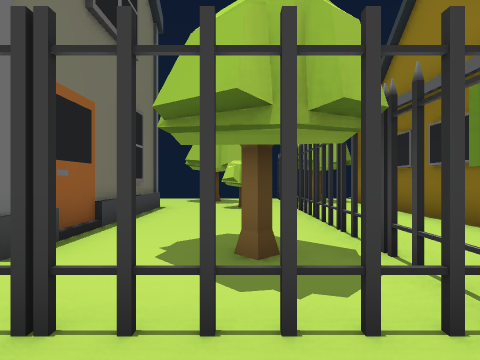
[1] (above)

24 first-person views from a walk through a Unity game level. The camera is 1.5 m above the floor, looks level and sees 80° across. The floor is counted in squares, 2 m on a side. Each view is taken from the middle of a square. On the plan, view 1 faces up. The plan holds only what a view shows up to about 10 squares ahead; the rest is blank. The place goes on beyond the plan. The player is left out.

[2]
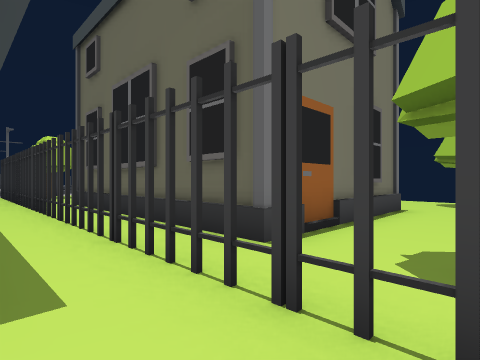

[3]
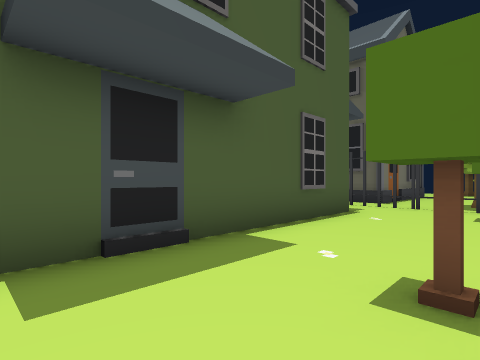

[4]
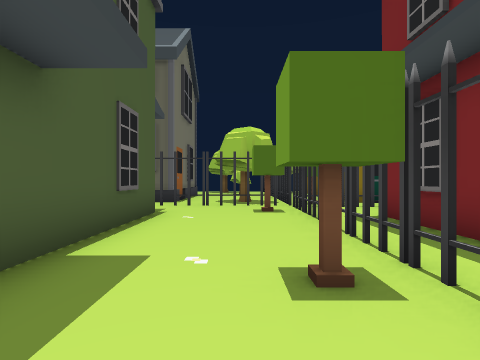

[5]
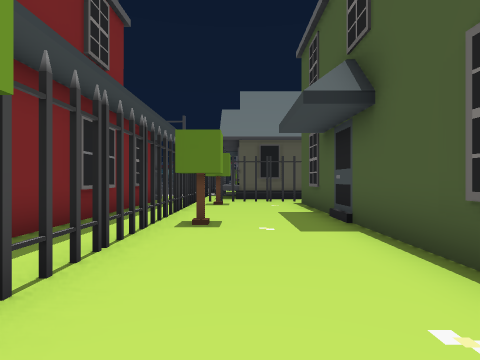

[6]
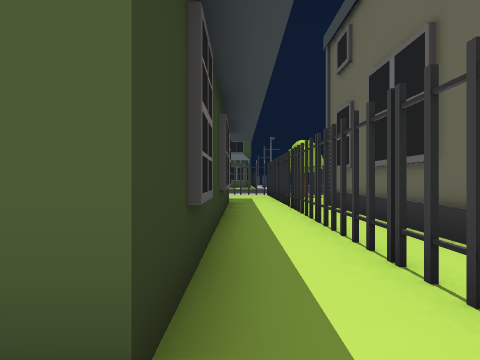

[7]
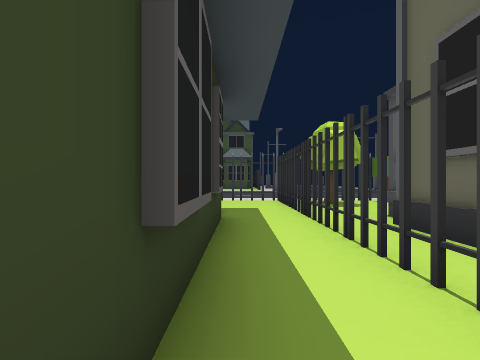

[8]
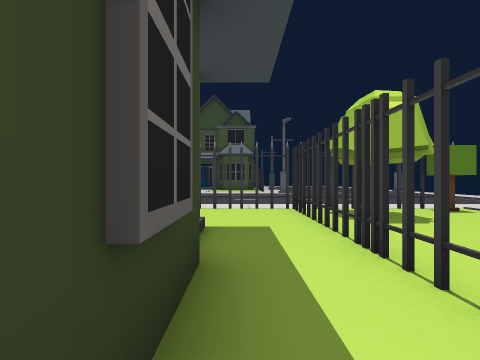

[9]
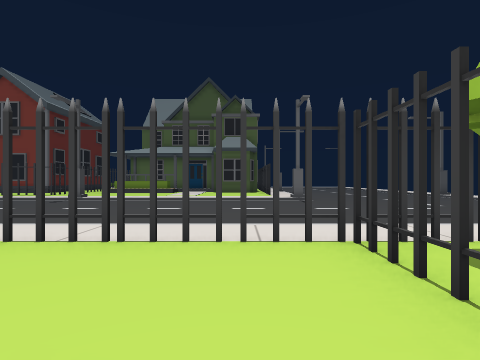

[10]
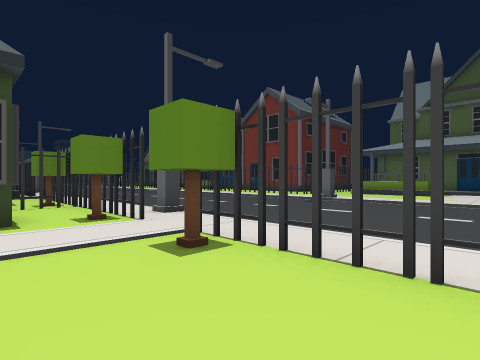

[11]
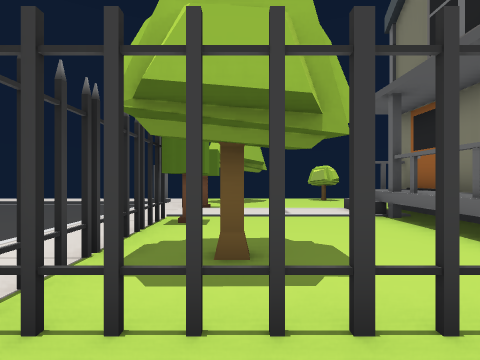

[12]
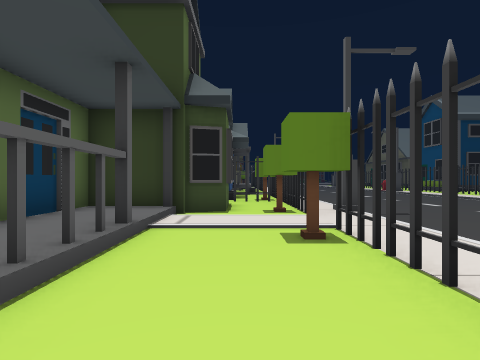

[13]
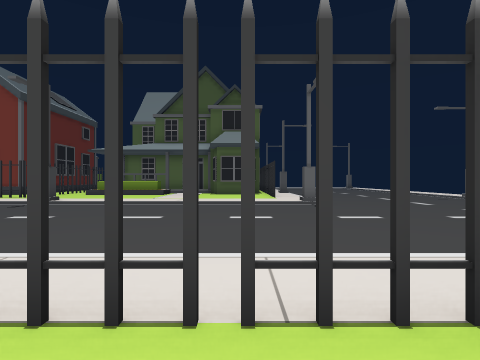

[14]
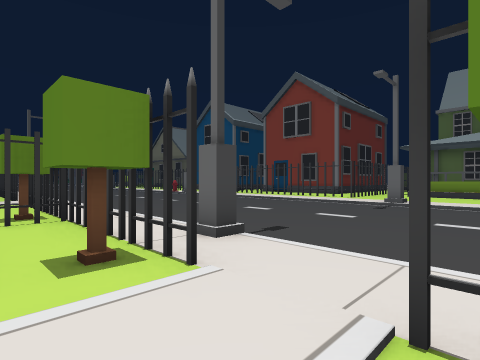

[15]
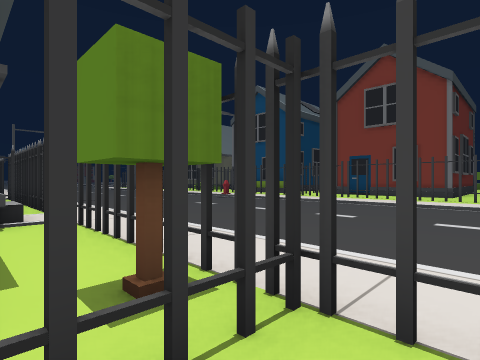

[16]
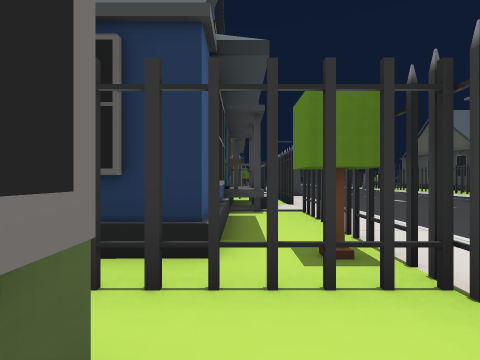

[17]
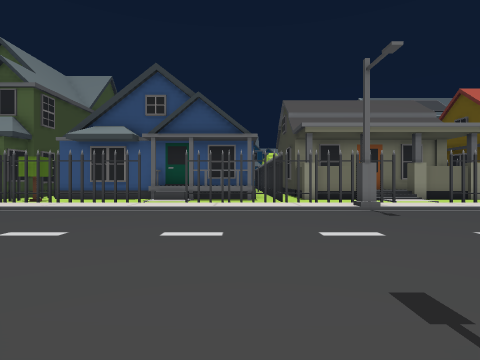

[18]
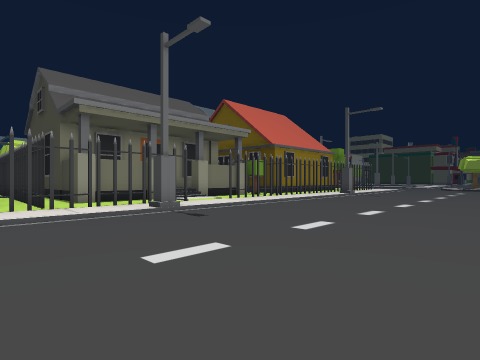

[19]
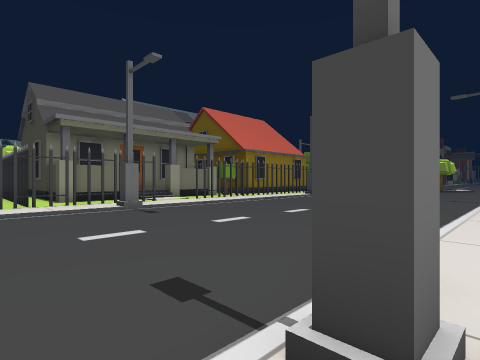

[20]
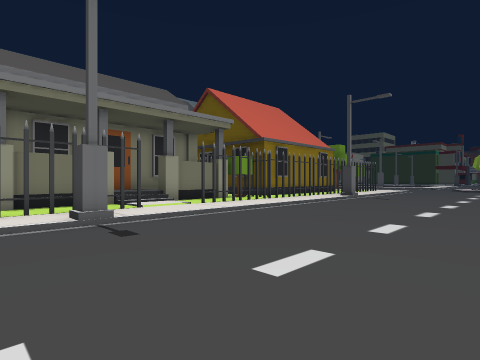

[21]
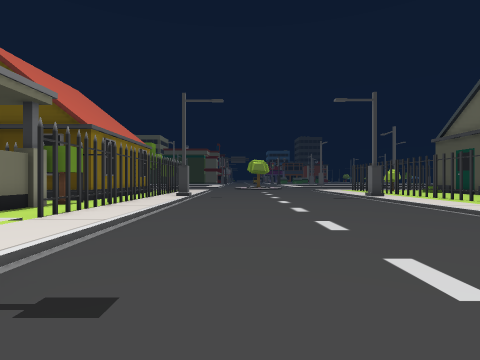

[22]
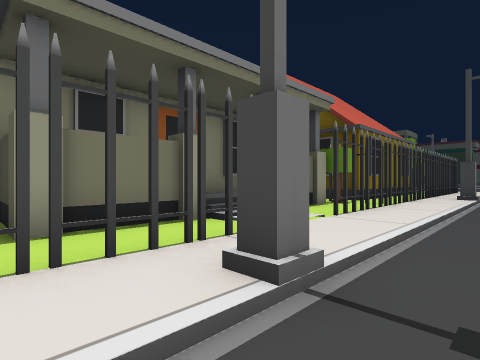

[23]
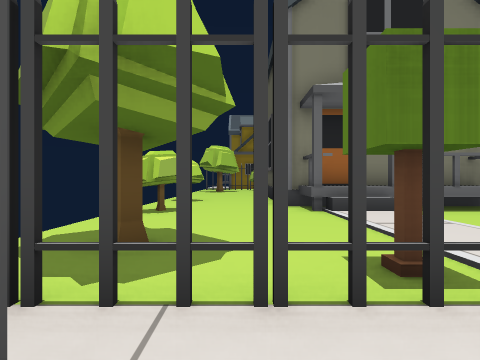

[24]
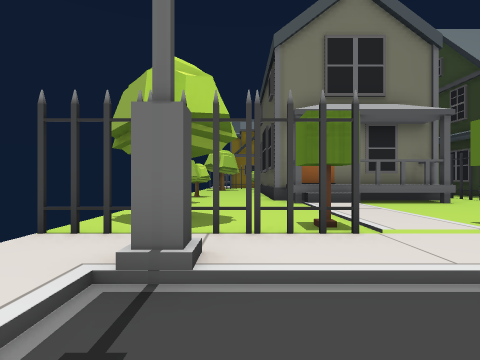

### Floor plan
Key: @ floor where view 1 was taken; # wall or solid block; x gap in a wall; . main floor; : floor 0.25 m higher than the main floor; + floor 0.5 m higher than the main floor; * floor 1 m higher than the main floor; % floor 1.25 m higher than the main floor; / step, stairs or slope; = window, fence, low wall or low ledge; ^ raised ledge; T tree; H thing the floor can be seen under or through.
Columns run from 26 left of view 1 to 4 right of it. Each row starts with its distance up from view 1.
 12            #
 11          ::#:::T::T:   ::
 10      ////#::T::T::T:   ::T:  T
  9      ..../:#::::::::    :::: :#
  8      ..../:T:::::###   #::TT::#
  7   ......./:::::=%#     #::::#:#
  6   ......./:::::x%^     #::::x:#
  5   ......./:T:::^#      #::::#:#
  4   ......./:H:::^#      #::::#:#
  3   /....../:HT::#########::T:#:#
  2   /....../:H::::::::::::::::T #
  1   /....../:####################
  0   /....../::::::::::::::::@T#
 -1   /....../:H:: ##########:::#
 -2  :/....../:H::#         #:::#
 -3  :/....../::::#+        #:::#
 -4   /....../:T::#+#       #:::#
 -5 ::/....../::::++#       #::T#
 -6 ::/....../::::++#       #:::#
 -7  /#......#:T:####       #:::##
 -8   /....../:#:#          #:::##
 -9    ....../:#:#          #::T #
-10 #:/....../:###          #### #
-11 #:/....../:T##
-12   /....../:##
-13   /....../:##
-14    ....../:##
-15     ...../:^^
-16    ....../:^^
-17   /....../:x^
-18  :/....../:x^
-19  //....../:###
-20  : ....../:##
-21  :/....../:####
-22  :/......#:##
-23  :/....../:##
-24   /....../::/*#
-25   /....../:##*#
-26   /....../:## #
-27  :/....../:##
-28  :/....../:##
-29 #:/....../:#
-30 #:/....../:#
-31      ... /:#

Positions as (right, up) in squares from view 1, and headings:
1: (0, 0), facing up
2: (0, 0), facing up-left
3: (1, -7), facing up-left
4: (0, -7), facing up
5: (0, 0), facing down
6: (-1, 0), facing left
7: (-5, 0), facing left
8: (-8, 0), facing left
9: (-12, 0), facing left
10: (-13, -1), facing down-left
11: (-14, 0), facing up
12: (-14, 0), facing down
13: (-14, 0), facing left
14: (-14, -4), facing down-left
15: (-14, -9), facing down-left
16: (-14, -8), facing down
17: (-25, -18), facing right
18: (-23, -18), facing down-right
19: (-25, -18), facing down-right
20: (-22, -20), facing down-right
21: (-19, -20), facing down
22: (-18, -20), facing down-right
23: (-17, 9), facing right
24: (-19, 9), facing right
